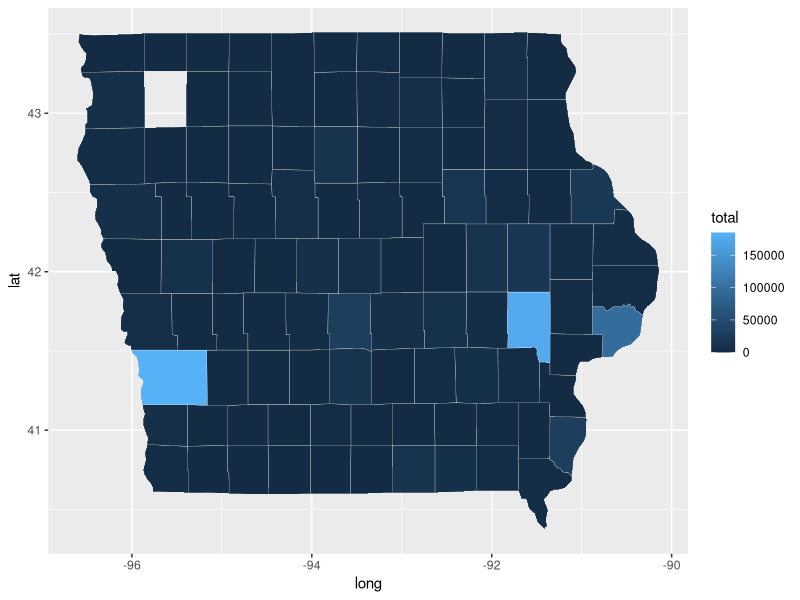
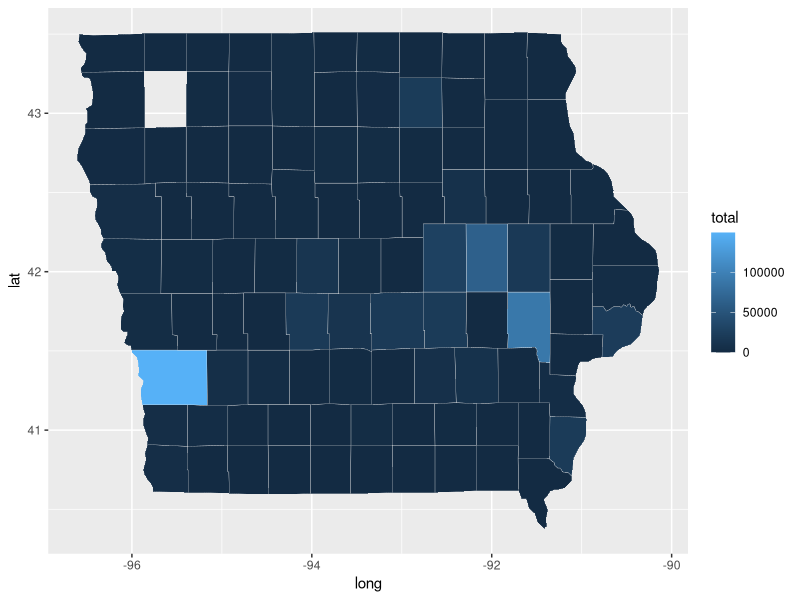
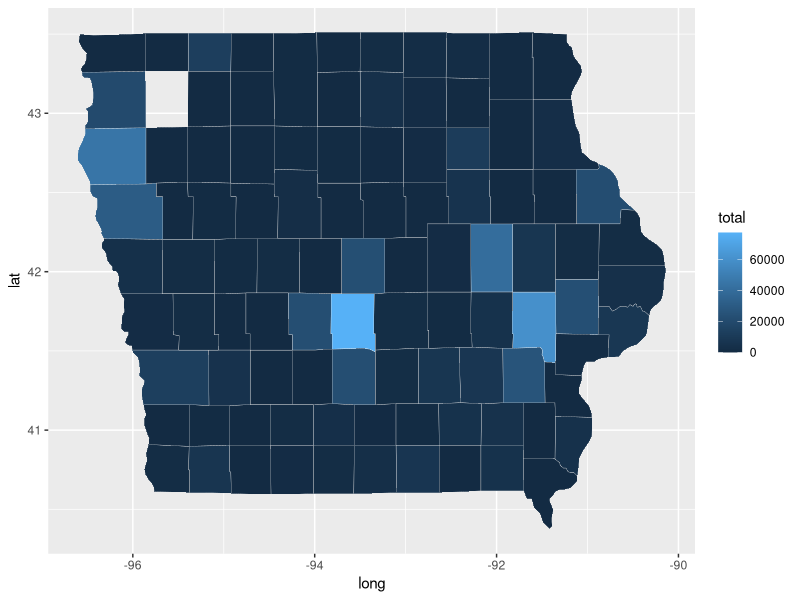
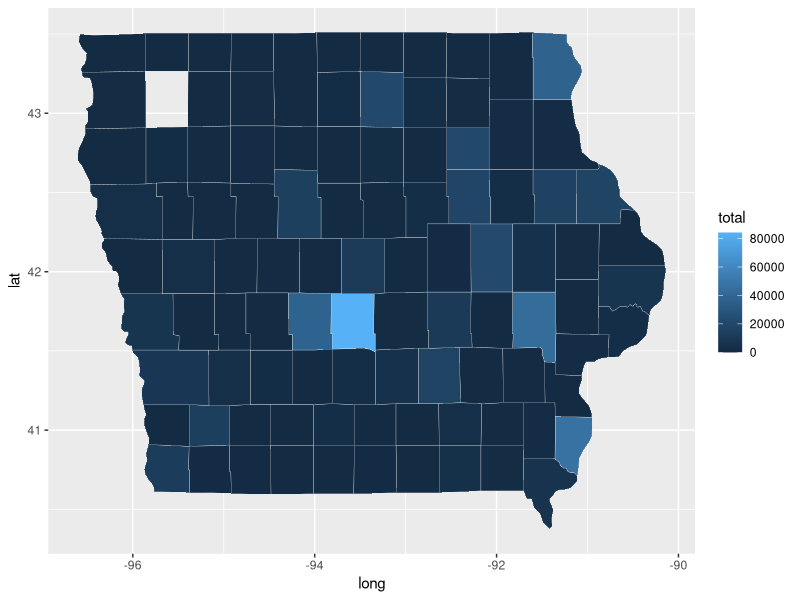
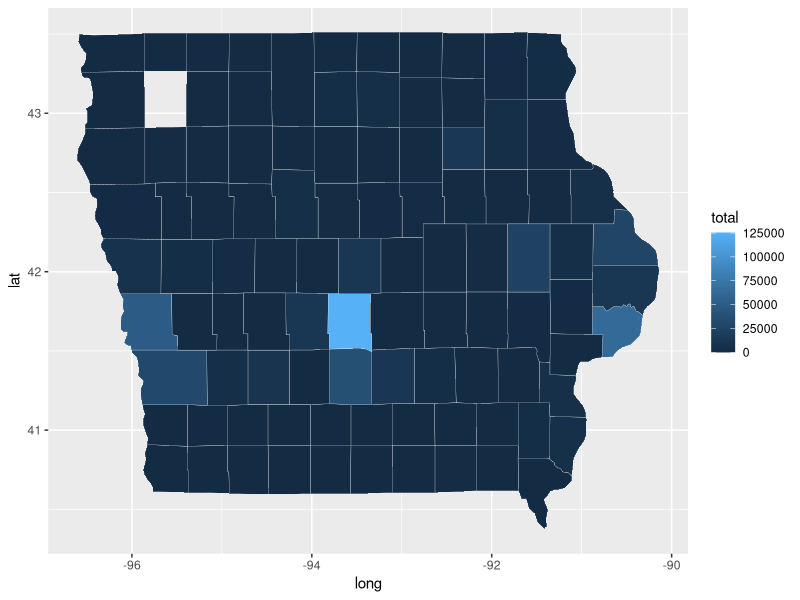
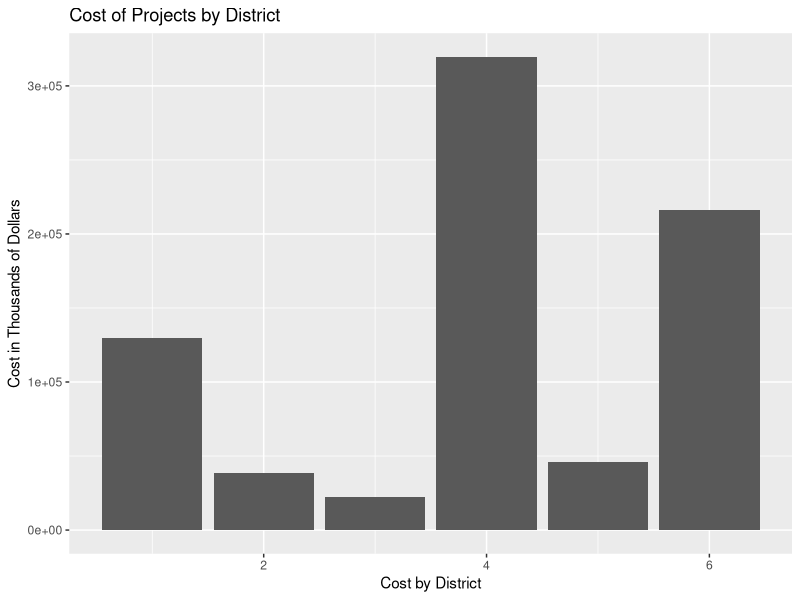
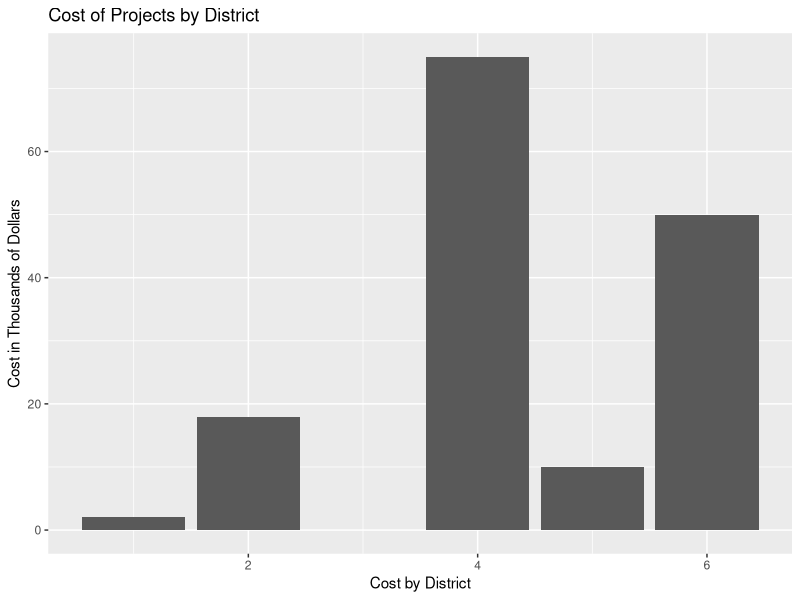
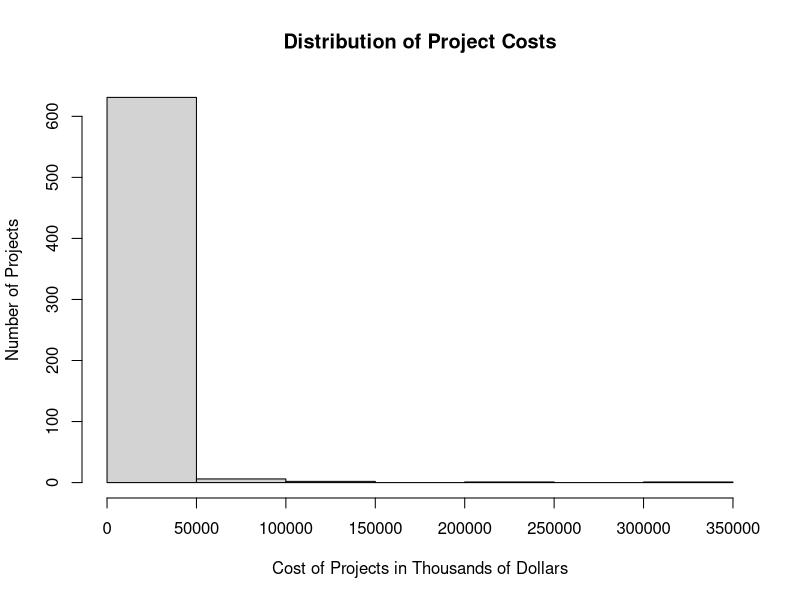

These figures' R source, in order: (Note: this script raises an error after producing the figures.)
## ---- chunk 1
knitr::opts_chunk$set(echo = TRUE)
## ---- chunk 2

library(readxl)
library(tidyverse)
library(dplyr)

FiveYear <- read_excel('./2021_2025_5YrProg_Highway_Program.xlsx')

str(FiveYear) 
names(FiveYear)

FiveYear <- FiveYear %>% 
  fill(Location, .direction = "down") %>% 
  rename(District = `Iowa DOT District`, Route = `Project Route`, 
         Work = `Type of Work`) %>%
  group_by(County, District, Route, Location) %>%
  fill(Miles, .direction = "down") %>%
  mutate(District = as.numeric(District))
  

## ---- chunk 3
states <- map_data('state')
us_counties <- map_data("county")

twentyone <- FiveYear %>% 
  select(County,'Latitude\r\n(Decimal(', "Longitude\r\n(Decimal)","2021") %>%
  rename(year ="2021")%>%
  mutate(subregion = tolower(County)) %>% 
  group_by(subregion) %>% 
  summarize(total = sum(year,na.rm=TRUE))

 
iowa <- c("iowa")
us_counties <- us_counties %>% filter(region %in% iowa)
twentyone <- inner_join(twentyone, us_counties, by = "subregion")
 twentyone %>% ggplot(data = twentyone,
            mapping = aes(x = long, y = lat,
                          group = group, fill = total))+ geom_polygon(color = "gray90", size = 0.1) 
 
 twentytwo <- FiveYear %>% 
  select(County,'Latitude\r\n(Decimal(', "Longitude\r\n(Decimal)","2022") %>%
  rename(year ="2022")%>%
  mutate(subregion = tolower(County)) %>% 
  group_by(subregion) %>% 
  summarize(total = sum(year,na.rm=TRUE))

 
iowa <- c("iowa")
us_counties <- us_counties %>% filter(region %in% iowa)
twentytwo <- inner_join(twentytwo, us_counties, by = "subregion")
 twentytwo %>% ggplot(data = twentytwo,
            mapping = aes(x = long, y = lat,
                          group = group, fill = total))+ geom_polygon(color = "gray90", size = 0.1)
 
twentythree <- FiveYear %>% 
  select(County,'Latitude\r\n(Decimal(', "Longitude\r\n(Decimal)","2023") %>%
  rename(year ="2023")%>%
  mutate(subregion = tolower(County)) %>% 
  group_by(subregion) %>% 
  summarize(total = sum(year,na.rm=TRUE))

 
iowa <- c("iowa")
us_counties <- us_counties %>% filter(region %in% iowa)
twentythree <- inner_join(twentythree, us_counties, by = "subregion")
 twentythree %>% ggplot(data = twentythree,
            mapping = aes(x = long, y = lat,
                          group = group, fill = total))+ geom_polygon(color = "gray90", size = 0.1) 
 
twentyfour <- FiveYear %>% 
  select(County,'Latitude\r\n(Decimal(', "Longitude\r\n(Decimal)","2024") %>%
  rename(year ="2024")%>%
  mutate(subregion = tolower(County)) %>% 
  group_by(subregion) %>% 
  summarize(total = sum(year,na.rm=TRUE))

 
iowa <- c("iowa")
us_counties <- us_counties %>% filter(region %in% iowa)
twentyfour <- inner_join(twentyfour, us_counties, by = "subregion")
 twentyfour %>% ggplot(data = twentyfour,
            mapping = aes(x = long, y = lat,
                          group = group, fill = total))+ geom_polygon(color = "gray90", size = 0.1)
 
 twentyfive <- FiveYear %>% 
  select(County,'Latitude\r\n(Decimal(', "Longitude\r\n(Decimal)","2025") %>%
  rename(year ="2025")%>%
  mutate(subregion = tolower(County)) %>% 
  group_by(subregion) %>% 
  summarize(total = sum(year,na.rm=TRUE))

 
iowa <- c("iowa")
us_counties <- us_counties %>% filter(region %in% iowa)
twentyfive <- inner_join(twentyfive, us_counties, by = "subregion")
 twentyfive %>% ggplot(data = twentyfive,
            mapping = aes(x = long, y = lat,
                          group = group, fill = total))+ geom_polygon(color = "gray90", size = 0.1)

## ---- chunk 4

## ---- chunk 5
projects <- FiveYear %>% 
  select(District, County, Route, 'Latitude\r\n(Decimal(', "Longitude\r\n(Decimal)", "2021", "2022", "2023", "2024", "2025") %>%
  mutate(subregion = tolower(County)) %>% 
  group_by(County, District, Route, Location) %>% 
  summarise(cost = sum(`2021`, `2022`, `2023`, `2024`, `2025`,  na.rm=TRUE))

max_projects <- projects %>% arrange(-cost)
head(max_projects)

min_projects <- projects %>% arrange(cost)
head(min_projects)

max_by_district <- projects %>% group_by(District) %>% slice(which.max(cost)) 
ggplot(data = max_by_district) + geom_bar(aes(x = District, y = cost), stat = 'identity') +
  labs(x = "Cost by District", y = "Cost in Thousands of Dollars", title = "Cost of Projects by District")
head(max_by_district)

min_by_district <-projects %>% group_by(District) %>% slice(which.min(cost))
ggplot(data = min_by_district) + geom_bar(aes(x = District, y = cost), stat = 'identity') +
  labs(x = "Cost by District", y = "Cost in Thousands of Dollars", title = "Cost of Projects by District")
head(min_by_district)

range <- split(projects, cut(projects$cost, c(0, 50000, 100000, 1000000)))
head(range)
hist(projects$cost, main = "Distribution of Project Costs", xlab = "Cost of Projects in Thousands of Dollars", ylab = "Number of Projects")
## ---- chunk 6
head(FiveYear)
districts <- FiveYear %>% 
  select(County, District) %>% 
  mutate(subregion = tolower(County))

county_map <- map_data("county")
ia <- subset(county_map, region =="iowa")

districts_2021 <- FiveYear %>% 
  select(District, County,'Latitude\r\n(Decimal(', "Longitude\r\n(Decimal)","2021") %>%
  rename(year ="2021")%>%
  mutate(subregion = tolower(County)) %>% 
  group_by(District) %>% 
  summarize(total = sum(year,na.rm=TRUE))

districts_2021
districts_2021_totals <- districts_2021

ia <- inner_join(ia, districts, by="subregion")

districts_2021 <- inner_join(districts_2021, ia, by = "District")

districts_2021 %>% ggplot(aes(x = long, y = lat, fill=District)) + geom_polygon(aes(group=group,fill = total), color="gray60", size=0.1)

districts_2022 <- FiveYear %>% 
  select(District, County,'Latitude\r\n(Decimal(', "Longitude\r\n(Decimal)","2022") %>%
  rename(year ="2022")%>%
  mutate(subregion = tolower(County)) %>% 
  group_by(District) %>% 
  summarize(total = sum(year,na.rm=TRUE))

districts_2022
districts_2022_totals <- districts_2022

districts_2022 <- inner_join(districts_2022, ia, by = "District")

districts_2022 %>% ggplot(aes(x = long, y = lat, fill=District)) + geom_polygon(aes(group=group,fill = total), color="gray60", size=0.1)

# 2023
districts_2023 <- FiveYear %>% 
  select(District, County,'Latitude\r\n(Decimal(', "Longitude\r\n(Decimal)","2023") %>%
  rename(year ="2023")%>%
  mutate(subregion = tolower(County)) %>% 
  group_by(District) %>% 
  summarize(total = sum(year,na.rm=TRUE))

districts_2023
districts_2023_totals <- districts_2023

districts_2023 <- inner_join(districts_2023, ia, by = "District")

districts_2023 %>% ggplot(aes(x = long, y = lat, fill=District)) + geom_polygon(aes(group=group,fill = total), color="gray60", size=0.1)

# 2024
districts_2024 <- FiveYear %>% 
  select(District, County,'Latitude\r\n(Decimal(', "Longitude\r\n(Decimal)","2024") %>%
  rename(year ="2024")%>%
  mutate(subregion = tolower(County)) %>% 
  group_by(District) %>% 
  summarize(total = sum(year,na.rm=TRUE))

districts_2024
districts_2024_totals <- districts_2024

districts_2024 <- inner_join(districts_2024, ia, by = "District")

districts_2024 %>% ggplot(aes(x = long, y = lat, fill=District)) + geom_polygon(aes(group=group,fill = total), color="gray60", size=0.1)

# 2025
districts_2025 <- FiveYear %>% 
  select(District, County,'Latitude\r\n(Decimal(', "Longitude\r\n(Decimal)","2025") %>%
  rename(year ="2025")%>%
  mutate(subregion = tolower(County)) %>% 
  group_by(District) %>% 
  summarize(total = sum(year,na.rm=TRUE))

districts_2025
districts_2025_totals <- districts_2025

districts_2025 <- inner_join(districts_2025, ia, by = "District")

districts_2025 %>% ggplot(aes(x = long, y = lat, fill=District)) + geom_polygon(aes(group=group,fill = total), color="gray60", size=0.1)

## ---- chunk 7
FiveYear_Pop <- left_join(FiveYear, IowaPop, by=c("County"="subregion")) %>% 
  rename(population = "2019") %>% 
  group_by(District) %>% 
  distinct(County, population) %>% 
  summarize(total_pop = sum(population, na.rm=TRUE))

districts_2021_totals <- left_join(districts_2021_totals, FiveYear_Pop)
districts_2021_totals %>% 
  mutate(spent_per_pop = (total* 1000) / total_pop)

districts_2022_totals <- left_join(districts_2022_totals, FiveYear_Pop)
districts_2022_totals %>% 
  mutate(spent_per_pop = (total* 1000) / total_pop)

districts_2023_totals <- left_join(districts_2023_totals, FiveYear_Pop)
districts_2023_totals %>% 
  mutate(spent_per_pop = (total* 1000) / total_pop)

districts_2024_totals <- left_join(districts_2024_totals, FiveYear_Pop)
districts_2024_totals %>% 
  mutate(spent_per_pop = (total* 1000) / total_pop)

districts_2025_totals <- left_join(districts_2025_totals, FiveYear_Pop)
districts_2025_totals %>% 
  mutate(spent_per_pop = (total* 1000) / total_pop)
## ---- chunk 8

## ---- chunk 9
